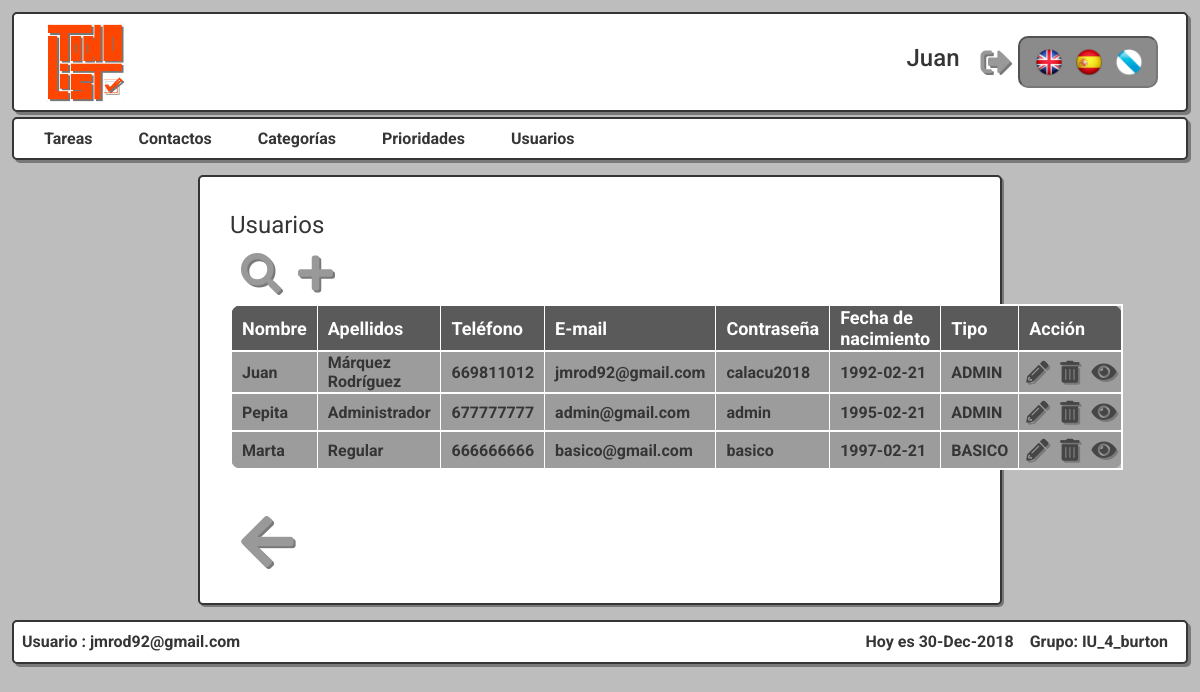
Screenshot of /Controllers/Usuario_Controller.php?accion=SHOWALL (signed in) with the database file from the repository.
### tables this page shows
CREATE TABLE IF NOT EXISTS `USUARIO` (
  `nom_usr` varchar(30) NOT NULL,
  `apel_usr` varchar(50) NOT NULL,
  `telf_usr` varchar(11) NOT NULL,
  `email_usr` varchar(60) PRIMARY KEY,
  `pass_usr` varchar(20) NOT NULL,
  `fechna_usr` date NOT NULL,
  `tipo_usr` enum('BASICO','ADMIN') NOT NULL
);

### Models/USUARIO_Model.php (called while the page is built, shortened)
<?php
class USUARIO_Model {
	var $mysqli;
function __construct($nombre,$apellidos,$telefono,$email,$password,$fecha,$tipo){
	include_once '../Models/Access_DB.php';
	$this->mysqli = ConnectDB();
}
function Showall(){
	$result = $this->mysqli->query("SELECT * FROM USUARIO ORDER BY tipo_usr DESC, nom_usr");
	return mysqli_fetch_all($result, MYSQLI_ASSOC);
}
}
?>

### Models/Access_DB.php (called while the page is built)
<?php
function ConnectDB()
{
    $mysqli = new mysqli("localhost", 'todolistdba', 'todolistpass' , 'TODOLISTDB');
	if ($mysqli->connect_errno) {
		include './MESSAGE_View.php';
		new MESSAGE("Fallo al conectar a MySQL: (" . $mysqli->connect_errno . ") " . $mysqli->connect_error, './index.php');
		return false;
	}
	else{
		return $mysqli;
	}
}
?>

### Views/Usuario_Views/Usuario_SHOWALL.php (the view, shortened to what this page needs)
<?php
	class Usuario_SHOWALL{
		function __construct($datos){
			$this->render($datos);
		}
		function render($datos){
            include '../Views/Header.php';?>
<div class="col-md-2"></div>
<div class="col-md-8 contenido articulo">
    <fieldset id="showall">
        <legend><?php echo $strings['Usuarios'];?></legend>
        <div class="container-showall-btn">
            <button class="form-btn" role="link" onclick="window.location='../Controllers/Usuario_Controller.php?accion=SEARCH'"><i class="fas fa-search"></i>
            <button class="form-btn" role="link" onclick="window.location='../Controllers/Usuario_Controller.php?accion=ADD'"><i class="fas fa-plus"></i>
        </div>
        <table>
        <thead>
        <tr>
                <th><?php echo $strings['Nombre'];?></th>
                <th><?php echo $strings['Apellidos'];?></th>
                <th><?php echo $strings['Teléfono'];?></th>
                <th><?php echo $strings['E-mail'];?></th>
                <th><?php echo $strings['Contraseña'];?></th>
                <th><?php echo $strings['Fecha de nacimiento'];?></th>
                <th><?php echo $strings['Tipo'];?></th>
                <th colspan="3"><?php echo $strings['Acción'];?></th>
        </tr>
        </thead>
            <tr>
            <?php if(count($datos, COUNT_RECURSIVE)!= 7){
                    foreach($datos as $datos) :
                    ?>
                    <td><?php echo $datos['nom_usr']."\n"; ?></td>
                <td><?php echo $datos['apel_usr']."\n"; ?></td>
                <td><?php echo $datos['telf_usr']."\n"; ?></td>
                <td><?php echo $datos['email_usr']."\n"; ?></td>
                <td><?php echo $datos['pass_usr']."\n"; ?></td>
                <td><?php echo $datos['fechna_usr']."\n"; ?></td>
                <td><?php echo $datos['tipo_usr']."\n"; ?></td>
                <td class="tb-btn"><button class="editbtn" role="link" onclick="window.location='../Controllers/Usuario_Controller.php?accion=EDIT&param=<?php echo $datos['email_usr']?>';"><i class="fas fa-pencil-alt"></i></button></td>
                <?php if($datos['email_usr'] == $_SESSION['email']){?>
                <td class="tb-btn disable"><button class="editbtn disable" role="link" ><i class="fas fa-trash-alt"></i></button></td>
                <?php }else{?>
                <td class="tb-btn"><button class="editbtn" role="link" onclick="window.location='../Controllers/Usuario_Controller.php?accion=DELETE&param=<?php echo $datos['email_usr']?>';"><i class="fas fa-trash-alt"></i></button></td>
                <?php }?>
                <td class="tb-btn"><button class="editbtn" role="link" onclick="window.location='../Controllers/Usuario_Controller.php?accion=SHOWCURRENT&param=<?php echo $datos['email_usr']?>';"><i class="fas fa-eye"></i></button></td>
            </tr>
            <?php endforeach;};?>
            </table>
        <div class="container-btn">
            <button class="form-btn" role="link" onclick="window.location='./Index_Controller.php';"><i class="fas fa-arrow-left"></i>
        </div>
    </fieldset>
</div>
<?php
			include '../Views/Footer.php';
		}
	}
?>

### Views/css/style.css (style rules this page uses)
body { font-family: 'Roboto', sans-serif; margin: 12px; background-color: rgb(189, 189, 189); }
.contenido { margin: 15px; background-color: white; color: rgb(53, 53, 53); border: 2px solid rgb(53, 53, 53); border-radius: 5px; font-size: 18px; padding: 30px; }
.fas { margin-left: 5px; font-size: 30px; color: rgb(153, 153, 153); text-shadow: 2px 2px rgb(121, 121, 121); }
.articulo { margin-left: 0px; width:100px; box-shadow: 2px 2px rgb(121, 121, 121); }
.form-btn { border: none; background-color: rgba(0,0,0,0); }
.form-btn .fas { margin-left: 5px; font-size: 30px; color: rgb(153, 153, 153); text-shadow: 2px 2px rgb(121, 121, 121); }
table { width: 100%; margin-top: 10px; color: rgb(53, 53, 53); }
tr { border: 2px solid white; }
td { font-weight: bold; border: 1px solid white; padding-left: 10px; padding-right:10px; background-color: rgb(156, 156, 156); }
th { color: white; font-size: 18px; border: 1px solid white; padding-left: 10px; padding-right:10px; background-color: rgb(90, 90, 90); }
.tb-btn { border: none; padding:0; padding-top: 5px; padding-bottom: 5px; }
table tbody tr:last-child td:first-child { border-radius: 0 0 0 10px; }
table tbody tr:last-child td:last-child { border-radius: 0 0 10px 0; }
.editbtn { border: none; background-color: rgba(0,0,0,0); padding: 2px; padding-right: 5px; }
.editbtn .fas { font-size: 22px; color: rgb(70, 70, 70); text-shadow: 2px 2px rgb(121, 121, 121); }
.container-showall-btn .form-btn .fas { font-size: 40px; }
legend { border-bottom: 1px solid white; }
#showall .container-btn { padding-top: 20px; border-top: 1px solid white; }
#showall .container-btn .fas { font-size:60px; }
table { margin-bottom: 20px; }
table thead th:first-child { border-radius: 10px 0 0 0; }
table thead th:last-child { border-radius: 0 10px 0 0; }

### rows the page displays
usuario: nom_usr "Juan", apel_usr "Márquez Rodríguez", telf_usr "669811012", email_usr "jmrod92@gmail.com", pass_usr "calacu2018", fechna_usr "1992-02-21", tipo_usr "ADMIN"
usuario: nom_usr "Pepita", apel_usr "Administrador", telf_usr "677777777", email_usr "admin@gmail.com", pass_usr "admin", fechna_usr "1995-02-21", tipo_usr "ADMIN"
usuario: nom_usr "Marta", apel_usr "Regular", telf_usr "666666666", email_usr "basico@gmail.com", pass_usr "basico", fechna_usr "1997-02-21", tipo_usr "BASICO"

### other values shown
$_SESSION['nombre'] "Juan"
$strings['Tareas'] "Tareas"
$strings['Contactos'] "Contactos"
$strings['Categorías'] "Categorías"
$strings['Prioridades'] "Prioridades"
$strings['Usuarios'] "Usuarios"
$strings['Nombre'] "Nombre"
$strings['Apellidos'] "Apellidos"
$strings['Teléfono'] "Teléfono"
$strings['E-mail'] "E-mail"
$strings['Contraseña'] "Contraseña"
$strings['Fecha de nacimiento'] "Fecha de nacimiento"
$strings['Tipo'] "Tipo"
$strings['Acción'] "Acción"
$strings['Usuario'] "Usuario"
